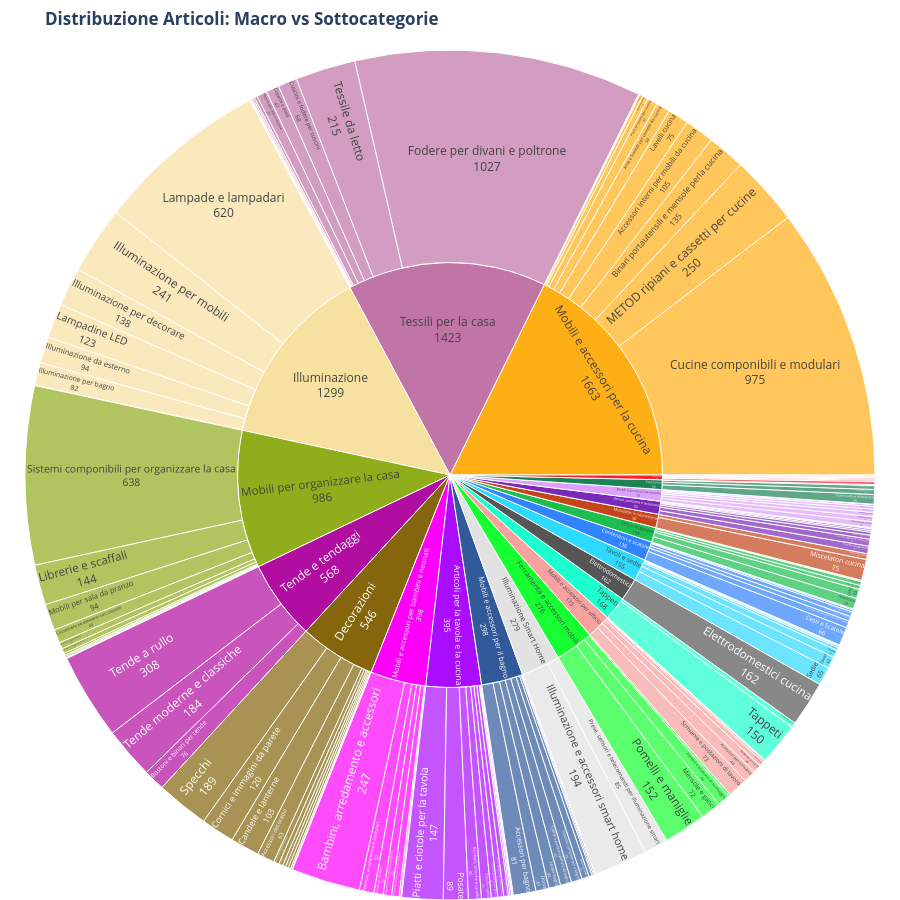

Here is the notebook cell this chart was saved with:
### Code cell
# Più nel dettaglio: sottocategorie originali per ogni macro-categoria
# Costruzione di un unico DataFrame gerarchico
dati_gerarchici = []
totale_assoluto = df.shape[0]
macro_ordinate = df['macro_categoria'].value_counts().index.tolist()  # ordine per frequenza decrescente

for macro in macro_ordinate:
    # Identifica le sottocategorie per questa macro
    sottocategorie = [c for c, m in mapping_manuale.items() if m == macro]
    # Calcola la frequenza totale della singola macro-categoria
    freq_tot_macro = sum(frequenze_assolute.get(c, 0) for c in sottocategorie)
    
    for sub in sottocategorie:
        freq = frequenze_assolute.get(sub, 0)
        if freq > 0:
            # Calcolo percentuali troncate per difetto
            pct_loc = math.floor((freq / freq_tot_macro) * 100) if freq_tot_macro > 0 else 0
            pct_glo = math.floor((freq / totale_assoluto) * 100) if totale_assoluto > 0 else 0
            
            dati_gerarchici.append({"Macro-Categoria": macro,"Sottocategoria": sub,"Frequenza": freq,"Incidenza su Macro": f"{pct_loc}%","Incidenza Totale": f"{pct_glo}%"})

df_viz = pd.DataFrame(dati_gerarchici)

# Grafico Sunburst
fig_sun = px.sunburst(df_viz,path=['Macro-Categoria', 'Sottocategoria'], values='Frequenza',color='Macro-Categoria',hover_data=['Incidenza su Macro', 'Incidenza Totale'],title='<b>Distribuzione Articoli: Macro vs Sottocategorie</b>',color_discrete_sequence=px.colors.qualitative.Alphabet)
fig_sun.update_traces(textinfo="label+value")
fig_sun.update_layout(width=900, height=900, margin=dict(t=50, l=0, r=0, b=0))
fig_sun.show()

### Figure 1 — Plotly figure (JSON) as saved in the notebook; plotly's stock layout.template omitted (floating-point values rounded to 4 significant figures; data arrays with more than 128 entries replaced by an {"elided": "..."} marker saying what was removed)
{"data": [{"branchvalues": "total", "customdata": {"elided": "169x3 str values"}, "domain": {"x": [0, 1], "y": [0, 1]}, "hovertemplate": "labels=%{label}<br>Frequenza=%{value}<br>parent=%{parent}<br>id=%{id}<br>Incidenza su Macro=%{customdata[0]}<br>Incidenza Totale=%{customdata[1]}<br>Macro-Categoria=%{customdata[2]}<extra></extra>", "ids": {"elided": "169 str values"}, "labels": {"elided": "169 str values"}, "marker": {"colors": {"elided": "169 str values"}}, "name": "", "parents": {"elided": "169 str values"}, "textinfo": "label+value", "type": "sunburst", "values": {"elided": "169 float values"}}], "layout": {"height": 900, "legend": {"tracegroupgap": 0}, "margin": {"b": 0, "l": 0, "r": 0, "t": 50}, "sunburstcolorway": ["#AA0DFE", "#3283FE", "#85660D", "#782AB6", "#565656", "#1C8356", "#16FF32", "#F7E1A0", "#E2E2E2", "#1CBE4F", "#C4451C", "#DEA0FD", "#FE00FA", "#325A9B", "#FEAF16", "#F8A19F", "#90AD1C", "#F6222E", "#1CFFCE", "#2ED9FF", "#B10DA1", "#C075A6", "#FC1CBF", "#B00068", "#FBE426", "#FA0087"], "title": {"text": "<b>Distribuzione Articoli: Macro vs Sottocategorie</b>"}, "width": 900}}
